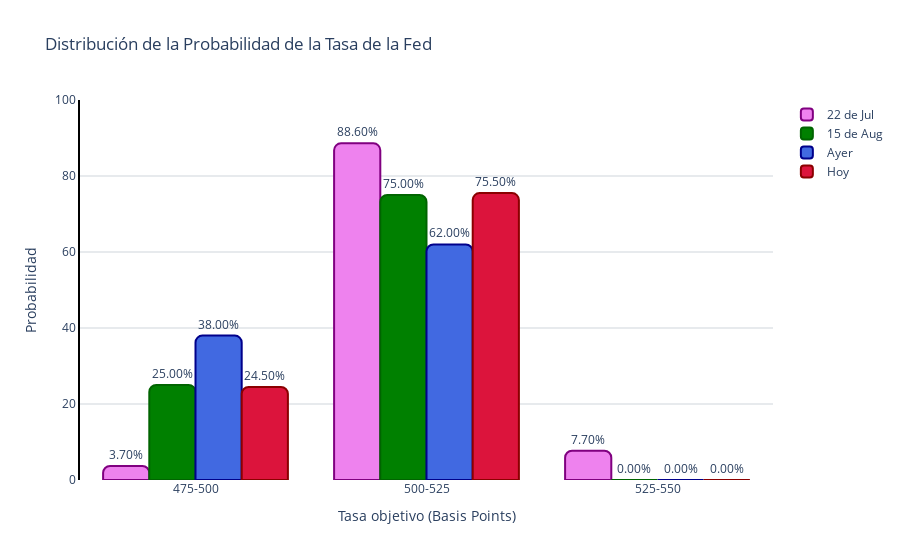

Here is the notebook cell this chart was saved with:
### Code cell
url = "https://cmegroup-tools.quikstrike.net/User/QuikStrikeView.aspx?viewitemid=IntegratedFedWatchTool&userId=lwolf&jobRole=&company=&companyType=&userId=lwolf&jobRole=&company=&companyType=&insid=134330738&qsid=cd7c9839-5cb4-4b1e-884c-2e559f28b43d"
response = requests.get(url)
response.raise_for_status()
soup = BeautifulSoup(response.content, 'html.parser')
tables = soup.find_all('table')
table = tables[4]

headers = []
for th in table.find_all('th'):
    headers.append(th.get_text(strip=True).replace('\n', ' '))
rows = []
for tr in table.find_all('tr', {'class': ['hide', '']}):
    cells = tr.find_all('td')
    row = [cell.get_text(strip=True) for cell in cells]
    if row:  # Ignorar filas vacías
        rows.append(row)
df = pd.DataFrame(rows, columns=headers[:len(rows[0])])
df['Now*'] = df['Now*'].replace('', '0.0%')
df['Now*'] = df['Now*'].str.rstrip('%').astype(float)
df = df[(df['Now*'] != 0.0) | (df['Target Rate (bps)'].str.contains(r'\(Current\)'))].copy()
df['Now*'] = df['Now*'].astype(str) + '%'
df.columns=['Tasa','Hoy','Ayer','1Sem','1Mes']
df['Tasa'] = df['Tasa'].str.replace(r'\(Current\)', '', regex=True).str.strip()
df['Hoy'] = df['Hoy'].str.rstrip('%').astype(float)
df['Ayer'] = df['Ayer'].str.rstrip('%').astype(float)
df['1Sem'] = df['1Sem'].str.rstrip('%').astype(float)
df['1Mes'] = df['1Mes'].str.rstrip('%').astype(float)

hoy = datetime.today()
ayer = hoy - timedelta(days=1)
una_semana_atras = hoy - timedelta(weeks=1)
un_mes_atras = hoy - relativedelta(months=1)
fig = go.Figure()
fig.add_trace(go.Bar(
    x=df['Tasa'],
    y=df['1Mes'],
    name=un_mes_atras.strftime("%d de %b"),
    marker_color='violet',  # Color bordo
    text=df['1Mes'].apply(lambda x: f'{x:.2f}%'),  # Mostrar valores en porcentaje
    textposition='outside',
    marker=dict(cornerradius="15%",line=dict(color='purple',width=2))
))
fig.add_trace(go.Bar(
    x=df['Tasa'],
    y=df['1Sem'],
    name=una_semana_atras.strftime("%d de %b"),
    marker_color='green',  # Color bordo
    text=df['1Sem'].apply(lambda x: f'{x:.2f}%'),  # Mostrar valores en porcentaje
    textposition='outside',
    marker=dict(cornerradius="15%",line=dict(color='darkgreen',width=2))
))
fig.add_trace(go.Bar(
    x=df['Tasa'],
    y=df['Ayer'],
    name='Ayer',
    marker_color='royalblue',  # Color bordo
    text=df['Ayer'].apply(lambda x: f'{x:.2f}%'),  # Mostrar valores en porcentaje
    textposition='outside',
    marker=dict(cornerradius="15%",line=dict(color='darkblue',width=2))
))
fig.add_trace(go.Bar(
    x=df['Tasa'],
    y=df['Hoy'],
    name='Hoy',
    marker_color='crimson',  # Color bordo
    text=df['Hoy'].apply(lambda x: f'{x:.2f}%'),  # Mostrar valores en porcentaje
    textposition='outside',
    marker=dict(cornerradius="15%",line=dict(color='darkred',width=2))
))
fig.update_layout(
    plot_bgcolor='white',
    yaxis=dict(range=[0, 100],showline=True, linewidth=2, linecolor='black',gridcolor='lightslategrey',gridwidth=0.35),
    title="Distribución de la Probabilidad de la Tasa de la Fed",
    xaxis_title="Tasa objetivo (Basis Points)",
    yaxis_title="Probabilidad",
    showlegend=True)
fig.show()

### Figure 1 — Plotly figure (JSON) as saved in the notebook; plotly's stock layout.template omitted (floating-point values rounded to 4 significant figures)
{"data": [{"marker": {"color": "violet", "cornerradius": "15%", "line": {"color": "purple", "width": 2}}, "name": "22 de Jul", "text": ["3.70%", "88.60%", "7.70%"], "textposition": "outside", "type": "bar", "x": ["475-500", "500-525", "525-550"], "y": [3.7, 88.6, 7.7]}, {"marker": {"color": "green", "cornerradius": "15%", "line": {"color": "darkgreen", "width": 2}}, "name": "15 de Aug", "text": ["25.00%", "75.00%", "0.00%"], "textposition": "outside", "type": "bar", "x": ["475-500", "500-525", "525-550"], "y": [25, 75, 0]}, {"marker": {"color": "royalblue", "cornerradius": "15%", "line": {"color": "darkblue", "width": 2}}, "name": "Ayer", "text": ["38.00%", "62.00%", "0.00%"], "textposition": "outside", "type": "bar", "x": ["475-500", "500-525", "525-550"], "y": [38, 62, 0]}, {"marker": {"color": "crimson", "cornerradius": "15%", "line": {"color": "darkred", "width": 2}}, "name": "Hoy", "text": ["24.50%", "75.50%", "0.00%"], "textposition": "outside", "type": "bar", "x": ["475-500", "500-525", "525-550"], "y": [24.5, 75.5, 0]}], "layout": {"plot_bgcolor": "white", "showlegend": true, "title": {"text": "Distribución de la Probabilidad de la Tasa de la Fed"}, "xaxis": {"title": {"text": "Tasa objetivo (Basis Points)"}}, "yaxis": {"gridcolor": "lightslategrey", "gridwidth": 0.35, "linecolor": "black", "linewidth": 2, "range": [0, 100], "showline": true, "title": {"text": "Probabilidad"}}}}
